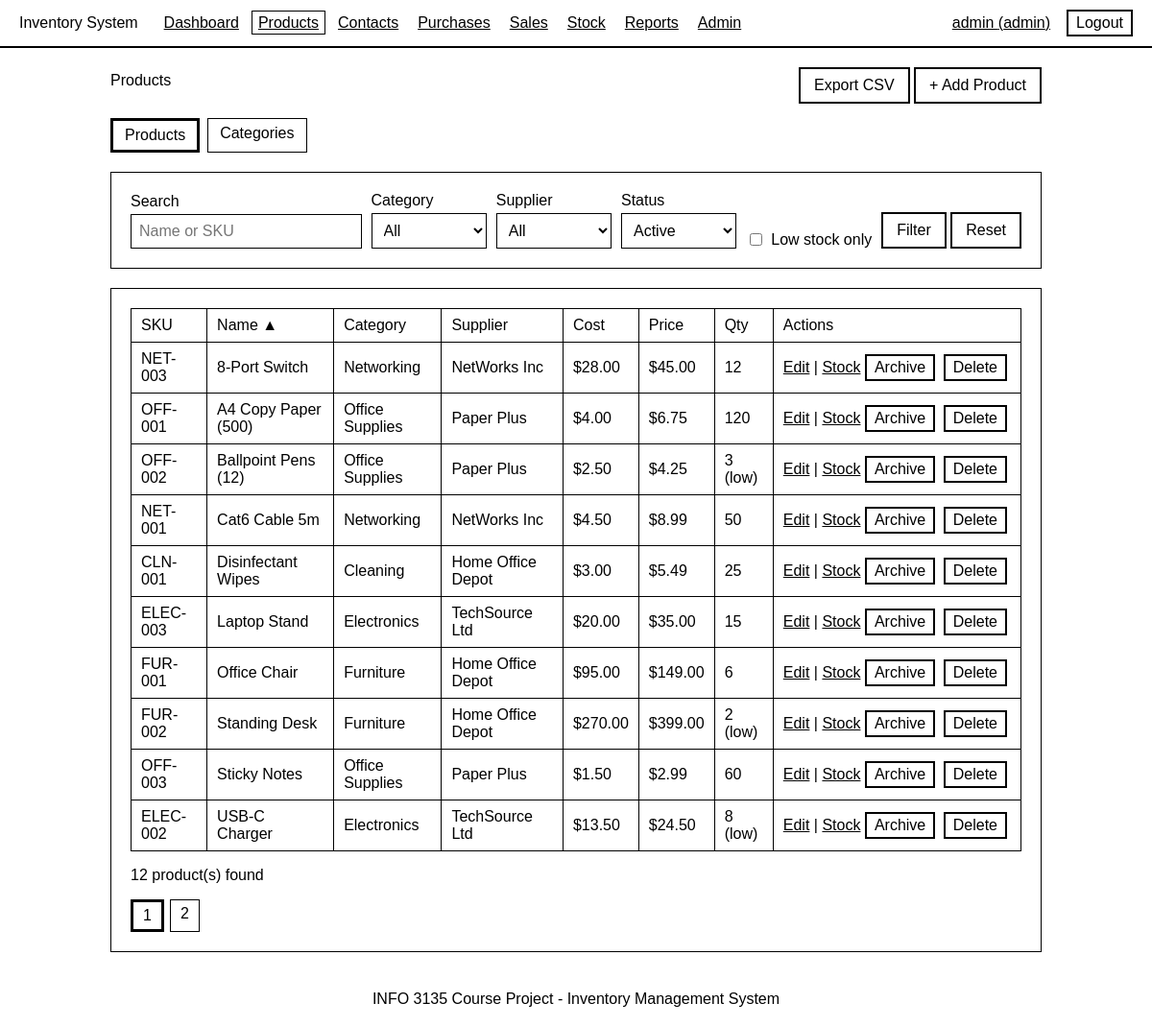
/pages/products.php (signed in), run on the app's committed database.
### tables this page shows
CREATE TABLE products (
    product_id    INT AUTO_INCREMENT PRIMARY KEY,
    sku           VARCHAR(20)  NOT NULL UNIQUE,
    name          VARCHAR(100) NOT NULL,
    category_id   INT NOT NULL,
    supplier_id   INT NOT NULL,
    cost          DECIMAL(10,2) NOT NULL DEFAULT 0 CHECK (cost >= 0),
    price         DECIMAL(10,2) NOT NULL CHECK (price >= 0),
    quantity      INT NOT NULL DEFAULT 0 CHECK (quantity >= 0),
    reorder_level INT NOT NULL DEFAULT 5 CHECK (reorder_level >= 0),
    is_active     TINYINT(1) NOT NULL DEFAULT 1,
    created_at    TIMESTAMP NOT NULL DEFAULT CURRENT_TIMESTAMP,
    FOREIGN KEY (category_id) REFERENCES categories(category_id) ON DELETE RESTRICT,
    FOREIGN KEY (supplier_id) REFERENCES suppliers(supplier_id)  ON DELETE RESTRICT
);

CREATE TABLE categories (
    category_id   INT AUTO_INCREMENT PRIMARY KEY,
    name          VARCHAR(50) NOT NULL UNIQUE,
    description   VARCHAR(200) NOT NULL DEFAULT ''
);

CREATE TABLE suppliers (
    supplier_id   INT AUTO_INCREMENT PRIMARY KEY,
    name          VARCHAR(100) NOT NULL UNIQUE,
    email         VARCHAR(100) NOT NULL,
    phone         VARCHAR(20)  NOT NULL
);

### pages/products.php (the view, shortened to what this page needs)
<?php
require_once "../includes/functions.php";
require_once "../includes/orders.php";
$view = in_array(get("show"), ["form", "categories", "category_form"], true) ? get("show") : "list";
if ($view == "list") {
    $q = get("q");
    $lowOnly = get("low") === "1";
    $status = in_array(get("status"), ["archived", "all"], true) ? get("status") : "active";
    $sorts = ["name" => "p.name", "sku" => "p.sku", "price" => "p.price", "quantity" => "p.quantity"];
    $sort = array_key_exists(get("sort"), $sorts) ? get("sort") : "name";
    $dir = get("dir") === "desc" ? "DESC" : "ASC";
    $where = [];
    $params = [];
    if ($status != "all") { $where[] = "p.is_active = ?"; $params[] = $status == "active" ? 1 : 0; }
    $whereSql = $where ? "WHERE " . implode(" AND ", $where) : "";
    $perPage = 10;
    $stmt = $pdo->prepare("SELECT COUNT(*) FROM products p $whereSql");
    $stmt->execute($params);
    $total = (int) $stmt->fetchColumn();
    [$page, $pages, $offset] = paging($total, $perPage);
    $stmt = $pdo->prepare("
        SELECT p.*, c.name AS category, s.name AS supplier
        FROM products p
        JOIN categories c ON c.category_id = p.category_id
        JOIN suppliers s ON s.supplier_id = p.supplier_id
        $whereSql
        ORDER BY {$sorts[$sort]} $dir
        LIMIT $perPage OFFSET $offset");
    $stmt->execute($params);
    $products = $stmt->fetchAll();
}
?>
<?php if ($view == "list"): ?>
<div class="page-head">
    <h1>Products</h1>
    <div>
        <a href="products.php?export=csv" class="btn">Export CSV</a>
        <a href="products.php?show=form" class="btn">+ Add Product</a>
    </div>
</div>
<div class="tabs">
    <a href="products.php" class="current">Products</a>
    <a href="products.php?show=categories">Categories</a>
</div>
<div class="card">
    <form method="get" action="products.php" class="filters filters-p">
        <div class="field">
            <label for="q">Search</label>
            <input type="text" id="q" name="q" value="<?= h($q) ?>" placeholder="Name or SKU">
        </div>
        <div class="field">
            <label for="category">Category</label>
            <select id="category" name="category">
                <option value="">All</option>
            </select>
        </div>
        <div class="field">
            <label for="supplier">Supplier</label>
            <select id="supplier" name="supplier">
                <option value="">All</option>
            </select>
        </div>
        <div class="field">
            <label for="status">Status</label>
            <select id="status" name="status">
                <option value="active" <?= $status == "active" ? "selected" : "" ?>>Active</option>
            </select>
        </div>
        <label class="check"><input type="checkbox" name="low" value="1" <?= $lowOnly ? "checked" : "" ?>> Low stock only</label>
        <div>
            <button type="submit" class="btn">Filter</button>
            <a href="products.php" class="btn light">Reset</a>
        </div>
    </form>
</div>
<div class="card">
    <div class="table-wrap">
        <table>
            <tr>
                <th class="hide-xs"><?= sort_link("SKU", "sku", $sort, $dir) ?></th>
                <th><?= sort_link("Name", "name", $sort, $dir) ?></th>
                <th class="hide-sm">Category</th>
                <th class="hide-sm">Supplier</th>
                <th class="hide-sm">Cost</th>
                <th><?= sort_link("Price", "price", $sort, $dir) ?></th>
                <th><?= sort_link("Qty", "quantity", $sort, $dir) ?></th>
                <th>Actions</th>
            </tr>
            <?php foreach ($products as $p): ?>
                <tr>
                    <td class="hide-xs"><?= h($p["sku"]) ?></td>
                    <td><?= h($p["name"]) ?><?= $p["is_active"] ? "" : " (archived)" ?></td>
                    <td class="hide-sm"><?= h($p["category"]) ?></td>
                    <td class="hide-sm"><?= h($p["supplier"]) ?></td>
                    <td class="hide-sm"><?= h(money($p["cost"])) ?></td>
                    <td><?= h(money($p["price"])) ?></td>
                    <td><?= h($p["quantity"]) ?><?= $p["quantity"] <= $p["reorder_level"] ? " (low)" : "" ?></td>
                    <td class="actions">
                        <a href="products.php?show=form&amp;id=<?= h($p["product_id"]) ?>">Edit</a>
                        <?php if ($p["is_active"]): ?>
                            | <a href="stock.php?product_id=<?= h($p["product_id"]) ?>">Stock</a>
                        <?php endif; ?>
                        <?php if (is_admin()): ?>
                            <form method="post" action="products.php" data-confirm="<?= $p["is_active"] ? "Archive" : "Restore" ?> this product?">
                                <button type="submit" class="btn small"><?= $p["is_active"] ? "Archive" : "Restore" ?></button>
                            </form>
                            <form method="post" action="products.php" class="confirm-delete">
                                <button type="submit" class="btn small danger">Delete</button>
                            </form>
                        <?php endif; ?>
                    </td>
                </tr>
            <?php endforeach; ?>
        </table>
    </div>
    <p><?= h($total) ?> product(s) found</p>
</div>
<?php endif; ?>

### assets/css/style.css (style rules this page uses)
* { font: 16px Arial, sans-serif; box-sizing: border-box; }
body { margin: 0; }
a { color: black; }
.card { border: 1px solid black; padding: 20px; margin-bottom: 20px; }
h1, h2 { margin-top: 0; }
.page-head { display: flex; flex-wrap: wrap; justify-content: space-between; align-items: center; gap: 10px; margin-bottom: 15px; }
form { margin: 0; }
.field { margin-bottom: 14px; }
label { display: block; margin-bottom: 4px; }
input, select, textarea { width: 100%; padding: 8px; border: 1px solid black; background: white; }
input[type="checkbox"] { width: auto; }
.filters { display: grid; grid-template-columns: 2fr 1fr 1fr auto auto; gap: 10px; align-items: end; }
.filters .field { margin: 0; }
.filters-p { grid-template-columns: 2fr 1fr 1fr 1fr auto auto; }
.check { display: flex; align-items: center; gap: 6px; margin: 0; }
.tabs { display: flex; flex-wrap: wrap; gap: 8px; margin-bottom: 20px; }
.tabs a { padding: 6px 12px; border: 1px solid black; text-decoration: none; }
.tabs a.current { border-width: 3px; }
.btn, button { display: inline-block; padding: 8px 14px; border: 2px solid black; background: white; color: black; text-decoration: none; cursor: pointer; }
.btn.small { padding: 3px 8px; }
.table-wrap { overflow-x: auto; }
table { width: 100%; border-collapse: collapse; }
th, td { padding: 8px 10px; border: 1px solid black; text-align: left; }
td.actions { white-space: nowrap; }
td.actions form { display: inline-block; margin: 2px 4px 2px 0; }

### data on the page
products: sku "NET-003", name "8-Port Switch", category.name "Networking", supplier.name "NetWorks Inc", cost "$28.00", price "$45.00", quantity "12", is_active "Archive"
products: sku "OFF-001", name "A4 Copy Paper (500)", category.name "Office Supplies", supplier.name "Paper Plus", cost "$4.00", price "$6.75", quantity "120", is_active "Archive"
products: sku "OFF-002", name "Ballpoint Pens (12)", category.name "Office Supplies", supplier.name "Paper Plus", cost "$2.50", price "$4.25", quantity "3", reorder_level "(low)", is_active "Archive"
products: sku "NET-001", name "Cat6 Cable 5m", category.name "Networking", supplier.name "NetWorks Inc", cost "$4.50", price "$8.99", quantity "50", is_active "Archive"
products: sku "CLN-001", name "Disinfectant Wipes", category.name "Cleaning", supplier.name "Home Office Depot", cost "$3.00", price "$5.49", quantity "25", is_active "Archive"
products: sku "ELEC-003", name "Laptop Stand", category.name "Electronics", supplier.name "TechSource Ltd", cost "$20.00", price "$35.00", quantity "15", is_active "Archive"
products: sku "FUR-001", name "Office Chair", category.name "Furniture", supplier.name "Home Office Depot", cost "$95.00", price "$149.00", quantity "6", is_active "Archive"
products: sku "FUR-002", name "Standing Desk", category.name "Furniture", supplier.name "Home Office Depot", cost "$270.00", price "$399.00", quantity "2", reorder_level "(low)", is_active "Archive"
products: sku "OFF-003", name "Sticky Notes", category.name "Office Supplies", supplier.name "Paper Plus", cost "$1.50", price "$2.99", quantity "60", is_active "Archive"
products: sku "ELEC-002", name "USB-C Charger", category.name "Electronics", supplier.name "TechSource Ltd", cost "$13.50", price "$24.50", quantity "8", reorder_level "(low)", is_active "Archive"

### other printed values
$label "Dashboard Products Contacts Purchases Sales Stock Reports Admin"
$_SESSION["username"] "admin"
$_SESSION["role"] "admin"
$label "SKU Name Price Qty"
$arrow "▲"
$total "12"
